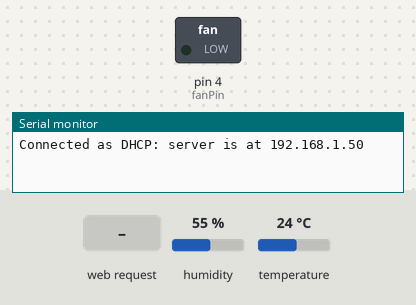
A sketch run on a simulated Arduino Uno, built for the host (arithmetic inside an expression is 32-bit, double 64-bit). On the bench: switched loads named in the sketch (green lamp = pin HIGH), the last lines printed to the serial monitor. The test bench sets the inputs (shaded band); at power-on: humidity 55 %, temperature 24 °C. WiFi joins after 1.5 s; servers stay silent unless stated.

Above: at 2.7 s.
2.8 s: HTTP request GET /?FAN=ON received
At 3.9 s:
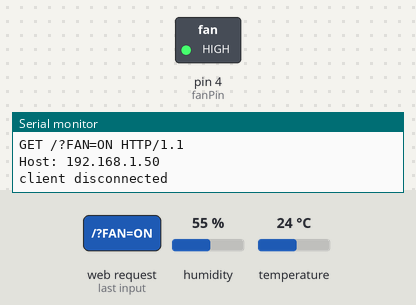
4.3 s: HTTP request GET /?FAN=OFF received
At 5.0 s:
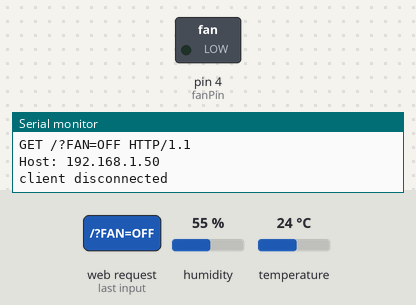
Timing chart, 0 to 7.3 s (numbered marks = the images above; inputs shaded):
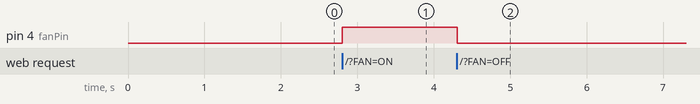

Measured:
- after the input at 2.8 s, pin 4 (fanPin): LOW → HIGH at once
- after the input at 4.3 s, pin 4 (fanPin): HIGH → LOW at once

The sketch:

WebServer-Sensor-Control.ino
```cpp
/*
 * Ejemplo Arduino Ethernet Shield con sensor de temperatura.
 *
 * Conexiones DHT22 (Visto de frente, de izquiera a derecha)
 *
 * DHT22, pin 1, to 5V
 * DHT22, pin 2, to digital pin 2 (A eleccion)
 * DHT22, pin 3, No coneccted
 * DHT22, pin 4, to ground.
 *
 * Connect a 10K resistor from pin 2 (data) to pin 1 (power) of the sensor.
 */

#include <SPI.h>
#include <Ethernet.h>

/*
 * Vamos a leer la temperatura.
 */
#include "DHT.h"

/*
 * Creo un array de bytes que representa la direccion MAC que utilizara nuestro arduino.
 * Este debe ser un identificador unico a nivel mundial, pero como primer ejemplo utilizaremos
 * el mismo que casi todos los ejemplos.
 */
byte mac[] = {
  0xDE, 0xAD, 0xBE, 0xEF, 0xFE, 0xED };

/*
 * Creamos el objeto servidor Ethernet.
 * Se pasa como argumento el puerto que escuchara. (80 es el valor por defecto para HTTP)
 */
EthernetServer server(80);

/*
 * Conectamos un DHT22 al pin 2.
 */
DHT dht(2, DHT22);
float h = 0.0, t = 0.0;
unsigned long previousMillis = 0;

/*
 * Conectamos un ventilador en el pin 3.
 */
const int fanPin = 4;

void
setup (void)
{
  Serial.begin(9600);

  /*
   * Inicializamos la libreria pasando como argumento la direccion MAC que indentifica nuestra coneccion.
   * Sin mas argumentos intenta estableces la una ip dinamica.
   */
  if (Ethernet.begin (mac))
  {
    Serial.print("Connected as DHCP: ");
  }
  else
  {
    /*
     * Creamos un objeto Ip para establecer una coneccion con ip fija.
     */
    IPAddress ip(192,168,1,177);
    Ethernet.begin (mac, ip);
  }

  /*
   * Inicializamos nuestro servidor.
   */
  server.begin();

  Serial.print("server is at ");
  Serial.println(Ethernet.localIP());

  /*
   * Inicializamos el sensor DHT22
   */
  dht.begin();

  /*
   * Configuarmos el pin del ventilador como salida
   */
  pinMode (fanPin, OUTPUT);
}


void
loop (void)
{
  /*
   * Actualizaremos la temperatura y humedad cada dos segundos.
   */
  unsigned long currentMillis = millis();
  if (currentMillis - previousMillis >= 2000)
  {
    t = dht.readTemperature();
    h = dht.readHumidity();

    previousMillis = currentMillis;

    if (isnan(h) || isnan(t))
      return;
  }

  /*
   * Escuchamos el puerto 80 para responder peticiones.
   */
  EthernetClient client = server.available();
  if (client)
  {
    Serial.println("New client");

    /*
     * Vamos a guardar la cabecera para analizarla luego.
     */
    String cabecera="";

    /*
     * Bandera para detectar el fin de linea. Las peticiones http terminan de esta forma.
     */
    boolean currentLineIsBlank = true;

    /*
     * Si se detecta un nuevo cliente, y mientras haya texto, leemos caracter a caracter y lo imprimimos como debug.
     * Cuando encutra el fin de linea es que termino la cabecera, y podemos responder a la peticion.
     */
    while (client.connected())
    {
      if (client.available())
      {
        char c = client.read();
        Serial.write(c);

        /*
         * Concatenamos caracter a caracter para tener guardada la cabecera.
         */
        cabecera.concat(c);

        if (c == '\n' && currentLineIsBlank)
        {
          /*
           * Primero buscamos la pocicion del texto que configura el led.
           * y luego comparamos el texto, y actuamos en consecuencia.
           */
          if (cabecera.indexOf("FAN=ON") > 0)
            digitalWrite(fanPin, HIGH);
          else if (cabecera.indexOf("FAN=OFF") > 0)
            digitalWrite(fanPin, LOW);

          /*
           * Enviamos una cabecera estandar.
           */
          client.println("HTTP/1.1 200 OK");
          client.println("Content-Type: text/html");
          client.println("Connection: close");
          client.println("Refresh: 30");
          client.println();

          /*
           * Enviamos la pagina web.
           */
          client.println("<!DOCTYPE HTML>");
          client.println("<html>");
          client.println("Condiciones methorologicas en el aula 6<br><br>");
          client.print("Humedad: ");
          client.println(h);
          client.print("<br>Temperatura: ");
          client.print(t);
          client.println(" *C<br><br>");
          client.println("Ventilador: ");

          if (!digitalRead(fanPin))
            client.println("<button onClick=\"location.href='/?FAN=ON'\">Encender Ventilador</button><br>");
          else
            client.println("<button onClick=\"location.href='/?FAN=OFF'\">Apagar Ventilador</button><br>");

          client.println("</html>");
          break;
        }

        /*
         * Detectamos la linea en blanco.
         */
        if (c == '\n')
          currentLineIsBlank = true;
        else if (c != '\r')
          currentLineIsBlank = false;
      }
    }

    /*
     * Esperamos un tiempo minimo para que el servidor responda.
     */
    delay(1);

    /*
     * Cerramos el conector.
     */
    client.stop();
    cabecera="";
    Serial.println("client disconnected");
  }
}
```
